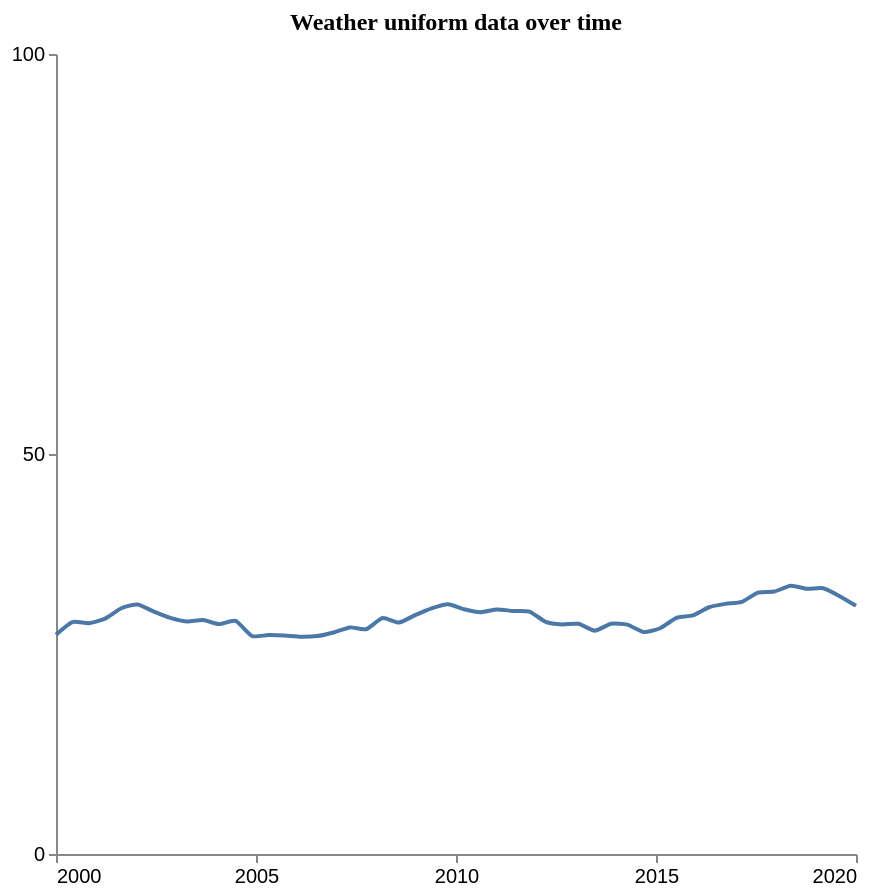

Specify this chart in Vega-Lite:
### Vega-Lite specification from a JSON file in a GitHub repository (floating-point values rounded to 4 significant figures)
{"$schema": "https://vega.github.io/schema/vega-lite/v5.json", "description": "Pattern: Uniform", "data": {"values": [{"X": 2000.0, "Y": 27.41}, {"X": 2000.0, "Y": 28.99}, {"X": 2001.0, "Y": 28.85}, {"X": 2001.0, "Y": 29.42}, {"X": 2002.0, "Y": 30.72}, {"X": 2002.0, "Y": 31.2}, {"X": 2002.0, "Y": 30.29}, {"X": 2003.0, "Y": 29.51}, {"X": 2003.0, "Y": 29.07}, {"X": 2004.0, "Y": 29.24}, {"X": 2004.0, "Y": 28.74}, {"X": 2004.0, "Y": 29.14}, {"X": 2005.0, "Y": 27.25}, {"X": 2005.0, "Y": 27.36}, {"X": 2006.0, "Y": 27.3}, {"X": 2006.0, "Y": 27.15}, {"X": 2007.0, "Y": 27.24}, {"X": 2007.0, "Y": 27.69}, {"X": 2007.0, "Y": 28.33}, {"X": 2008.0, "Y": 28.1}, {"X": 2008.0, "Y": 29.49}, {"X": 2009.0, "Y": 28.93}, {"X": 2009.0, "Y": 29.86}, {"X": 2009.0, "Y": 30.71}, {"X": 2010.0, "Y": 31.23}, {"X": 2010.0, "Y": 30.59}, {"X": 2011.0, "Y": 30.23}, {"X": 2011.0, "Y": 30.58}, {"X": 2011.0, "Y": 30.37}, {"X": 2012.0, "Y": 30.29}, {"X": 2012.0, "Y": 29.02}, {"X": 2013.0, "Y": 28.7}, {"X": 2013.0, "Y": 28.77}, {"X": 2013.0, "Y": 27.92}, {"X": 2014.0, "Y": 28.78}, {"X": 2014.0, "Y": 28.67}, {"X": 2015.0, "Y": 27.75}, {"X": 2015.0, "Y": 28.22}, {"X": 2016.0, "Y": 29.52}, {"X": 2016.0, "Y": 29.82}, {"X": 2016.0, "Y": 30.84}, {"X": 2017.0, "Y": 31.26}, {"X": 2017.0, "Y": 31.51}, {"X": 2018.0, "Y": 32.67}, {"X": 2018.0, "Y": 32.81}, {"X": 2018.0, "Y": 33.52}, {"X": 2019.0, "Y": 33.16}, {"X": 2019.0, "Y": 33.21}, {"X": 2020.0, "Y": 32.22}, {"X": 2020.0, "Y": 31.02}]}, "mark": {"type": "line", "interpolate": "cardinal", "tension": 0.4}, "encoding": {"x": {"field": "X", "type": "quantitative", "title": "", "axis": {"grid": false, "format": "d", "values": [2000, 2005, 2010, 2015, 2020], "tickSize": 4}, "scale": {"domain": [2000, 2020]}}, "y": {"field": "Y", "type": "quantitative", "title": "", "axis": {"grid": false, "format": "d", "values": [0, 50, 100], "tickSize": 4, "tickOpacity": 1}, "scale": {"domain": [0, 100]}}}, "title": {"text": "Weather uniform data over time", "anchor": "middle", "font": "Tahoma", "fontSize": 12}, "config": {"lineBreak": "^", "view": {"stroke": null}}, "height": 400, "width": 400, "autosize": "pad"}
